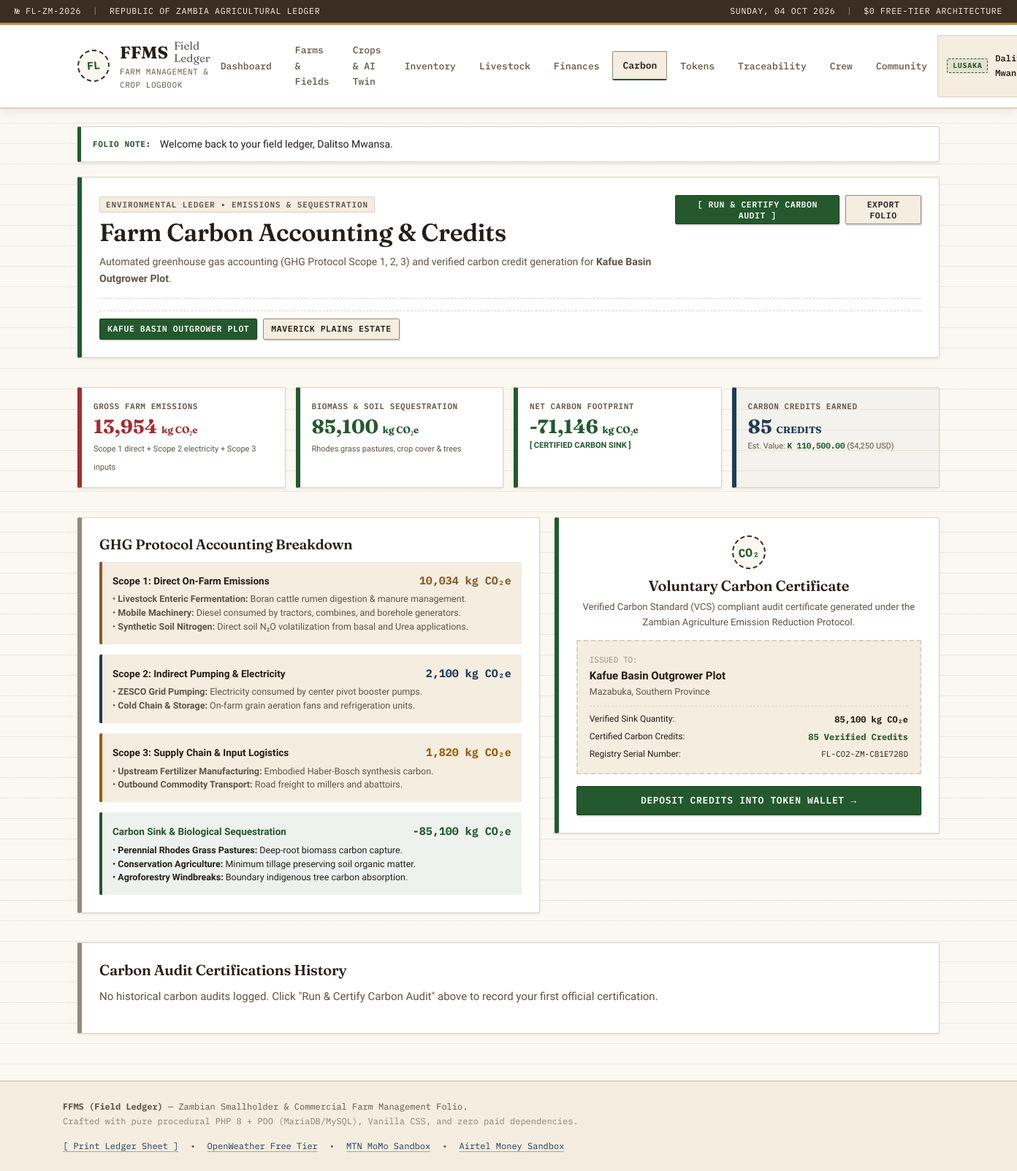
/ffms/carbon.php (signed in), run on the app's committed database.
### tables this page shows
CREATE TABLE IF NOT EXISTS `farms` (
    `id` INT AUTO_INCREMENT PRIMARY KEY,
    `user_id` INT NOT NULL,
    `farm_name` VARCHAR(150) NOT NULL,
    `location` VARCHAR(150) NOT NULL,
    `weather_city` VARCHAR(100) NULL,
    `size_hectares` DECIMAL(10,2) NOT NULL DEFAULT 0.00,
    `farm_type` ENUM('crop', 'livestock', 'mixed') NOT NULL DEFAULT 'mixed',
    `notes` TEXT NULL,
    `created_at` TIMESTAMP DEFAULT CURRENT_TIMESTAMP,
    CONSTRAINT `fk_farms_user` FOREIGN KEY (`user_id`) REFERENCES `users`(`id`) ON DELETE CASCADE
);

### ffms/carbon.php (the view, shortened to what this page needs)
<?php
require_once __DIR__ . '/includes/auth.php';
require_once __DIR__ . '/includes/helpers.php';
$user = current_user();
$user_id = $user['id'];
$stmt_f = $pdo->prepare('SELECT id, farm_name, size_hectares, location FROM farms WHERE user_id = ? ORDER BY farm_name ASC');
$stmt_f->execute([$user_id]);
$user_farms = $stmt_f->fetchAll();
$active_farm_id = isset($_GET['farm_id']) ? (int)$_GET['farm_id'] : ($user_farms[0]['id'] ?? 0);
$active_farm = null;
foreach ($user_farms as $uf) {
    if ($uf['id'] === $active_farm_id) {
        $active_farm = $uf;
        break;
    }
}
function calculate_farm_carbon_footprint(PDO $pdo, array $farm): array {
    $farm_id = (int)$farm['id'];
    $size_ha = (float)$farm['size_hectares'];
    $stmt_ls = $pdo->prepare('SELECT animal_type, quantity FROM livestock WHERE farm_id = ? AND health_status != "deceased"');
    $stmt_ls->execute([$farm_id]);
    $livestock_rows = $stmt_ls->fetchAll();
    $enteric_emissions = 0.0;
    $total_livestock_head = 0;
    foreach ($livestock_rows as $ls) {
        $qty = (int)$ls['quantity'];
        $total_livestock_head += $qty;
        $type = strtolower($ls['animal_type']);
        if (str_contains($type, 'cattle') || str_contains($type, 'cow') || str_contains($type, 'bull') || str_contains($type, 'boran')) {
            $enteric_emissions += ($qty * 1800.0);
        } elseif (str_contains($type, 'goat') || str_contains($type, 'sheep') || str_contains($type, 'boer') || str_contains($type, 'dorper')) {
            $enteric_emissions += ($qty * 120.0);
        } elseif (str_contains($type, 'poultry') || str_contains($type, 'chicken') || str_contains($type, 'broiler')) {
            $enteric_emissions += ($qty * 12.0);
        } else {
            $enteric_emissions += ($qty * 300.0);
        }
    }
    $stmt_cr = $pdo->prepare('SELECT SUM(area_hectares) as total_crop_ha FROM crops WHERE farm_id = ? AND status IN ("growing", "harvested")');
    $stmt_cr->execute([$farm_id]);
    $crop_ha = (float)($stmt_cr->fetchColumn() ?: ($size_ha * 0.6));
    $machinery_emissions = $crop_ha * 214.0;
    $stmt_inp = $pdo->prepare('SELECT SUM(cost_zmw) FROM input_purchases WHERE farm_id = ? AND category = "fertilizer"');
    $stmt_inp->execute([$farm_id]);
    $fert_spend = (float)($stmt_inp->fetchColumn() ?: 25000.0);
    $fertilizer_n2o = ($fert_spend / 800.0) * 115.0;
    $scope_1 = round($enteric_emissions + $machinery_emissions + $fertilizer_n2o, 2);
    $scope_2 = round($crop_ha * 150.0 * 0.70, 2);
    $scope_3 = round(($scope_1 + $scope_2) * 0.15, 2);
    $total_emissions = $scope_1 + $scope_2 + $scope_3;
    $pasture_ha = max(0.0, $size_ha - $crop_ha);
    $sequestration_crops = $crop_ha * 950.0;
    $sequestration_pasture = $pasture_ha * 2200.0;
    $sequestration_trees = 400 * 25.0;
    $total_sequestration = round($sequestration_crops + $sequestration_pasture + $sequestration_trees, 2);
    $net_footprint = round($total_emissions - $total_sequestration, 2);
    $credits = (int)max(0, floor($total_sequestration / 1000.0));
    return [
        'scope_1'              => $scope_1,
        'scope_2'              => $scope_2,
        'scope_3'              => $scope_3,
        'total_emissions'      => $total_emissions,
        'carbon_sequestration' => $total_sequestration,
        'net_footprint'        => $net_footprint,
        'credits_earned'       => $credits,
        'livestock_count'      => $total_livestock_head,
        'crop_ha'              => $crop_ha,
        'pasture_ha'           => $pasture_ha
    ];
}
$stmt_hist = $pdo->prepare('
    SELECT * FROM carbon_footprints
    WHERE farm_id = ?
    ORDER BY calculated_at DESC
    LIMIT 10
');
$stmt_hist->execute([$active_farm_id]);
$carbon_history = $stmt_hist->fetchAll();
$live_calc = calculate_farm_carbon_footprint($pdo, $active_farm);
$latest_audit = !empty($carbon_history) ? $carbon_history[0] : null;
$display_scope_1 = $latest_audit ? (float)$latest_audit['scope_1_emissions'] : $live_calc['scope_1'];
$display_scope_2 = $latest_audit ? (float)$latest_audit['scope_2_emissions'] : $live_calc['scope_2'];
$display_scope_3 = $latest_audit ? (float)$latest_audit['scope_3_emissions'] : $live_calc['scope_3'];
$display_seq     = $latest_audit ? (float)$latest_audit['carbon_sequestration'] : $live_calc['carbon_sequestration'];
$display_net     = $latest_audit ? (float)$latest_audit['net_footprint'] : $live_calc['net_footprint'];
$display_credits = $latest_audit ? (int)$latest_audit['credits_earned'] : $live_calc['credits_earned'];
$display_total_emissions = $display_scope_1 + $display_scope_2 + $display_scope_3;
include __DIR__ . '/includes/header.php';
?>
<div class="ledger-wrapper">
    <div class="ledger-card border-green">
        <div class="card-header-ruled">
            <div>
                <span class="folio-tag">ENVIRONMENTAL LEDGER &bull; EMISSIONS &amp; SEQUESTRATION</span>
                <h1 style="margin-top: 6px;">Farm Carbon Accounting &amp; Credits</h1>
                <p style="color: var(--ink-muted); margin-bottom: 0; font-size: 14px;">
                    Automated greenhouse gas accounting (GHG Protocol Scope 1, 2, 3) and verified carbon credit generation for <strong><?php echo sanitize($active_farm['farm_name']); ?></strong>.
                </p>
            </div>
            <div style="display: flex; gap: 8px; align-items: center;">
                <form method="POST" action="carbon.php?farm_id=<?php echo $active_farm_id; ?>">
                    <button type="submit" class="ledger-btn ledger-btn-primary ledger-btn-sm">
                        [ Run &amp; Certify Carbon Audit ]
                    </button>
                </form>
                <button class="ledger-btn ledger-btn-sm trigger-print">Export Folio</button>
            </div>
        </div>
        <div style="display: flex; gap: 8px; flex-wrap: wrap; margin-top: 14px; padding-top: 10px; border-top: 1px dashed var(--border-rule);">
            <?php foreach ($user_farms as $uf): ?>
            <a href="carbon.php?farm_id=<?php echo (int)$uf['id']; ?>" class="ledger-btn ledger-btn-sm <?php echo ($uf['id'] == $active_farm_id) ? 'ledger-btn-primary' : ''; ?>">
                <?php echo sanitize($uf['farm_name']); ?>
            </a>
            <?php endforeach; ?>
        </div>
    </div>
    <div style="display: grid; grid-template-columns: repeat(auto-fit, minmax(220px, 1fr)); gap: 14px; margin-top: 16px;">
        <div class="ledger-card border-red" style="padding: 16px;">
            <div class="kpi-label">Gross Farm Emissions</div>
            <div class="kpi-value mono" style="font-size: 1.65rem; color: var(--stamp-red);">
                <?php echo number_format($display_total_emissions); ?> <span style="font-size: 13px;">kg CO₂e</span>
            </div>
            <small style="color: var(--ink-muted); font-size: 11px;">Scope 1 direct + Scope 2 electricity + Scope 3 inputs</small>
        </div>
        <div class="ledger-card border-green" style="padding: 16px;">
            <div class="kpi-label">Biomass &amp; Soil Sequestration</div>
            <div class="kpi-value mono" style="font-size: 1.65rem; color: var(--stamp-green);">
                <?php echo number_format($display_seq); ?> <span style="font-size: 13px;">kg CO₂e</span>
            </div>
            <small style="color: var(--ink-muted); font-size: 11px;">Rhodes grass pastures, crop cover &amp; trees</small>
        </div>
        <div class="ledger-card border-<?php echo ($display_net <= 0) ? 'green' : 'amber'; ?>" style="padding: 16px;">
            <div class="kpi-label">Net Carbon Footprint</div>
            <div class="kpi-value mono" style="font-size: 1.65rem; color: <?php echo ($display_net <= 0) ? 'var(--stamp-green)' : 'var(--stamp-amber)'; ?>;">
                <?php echo number_format($display_net); ?> <span style="font-size: 13px;">kg CO₂e</span>
            </div>
            <div style="font-size: 11px; font-weight: 600; color: <?php echo ($display_net <= 0) ? 'var(--stamp-green)' : 'var(--stamp-amber)'; ?>;">
                <?php echo ($display_net <= 0) ? '[ CERTIFIED CARBON SINK ]' : '[ NET EMITTER ]'; ?>
            </div>
        </div>
        <div class="ledger-card border-navy" style="padding: 16px; background: rgba(31, 59, 88, 0.03);">
            <div class="kpi-label">Carbon Credits Earned</div>
            <div class="kpi-value mono" style="font-size: 1.65rem; color: var(--stamp-navy);">
                <?php echo number_format($display_credits); ?> <span style="font-size: 13px;">CREDITS</span>
            </div>
            <div style="font-size: 11px; color: var(--ink-muted);">
                Est. Value: <strong class="mono" style="color: var(--stamp-green);"><?php echo format_zmw($display_credits * 1300.0); ?></strong> ($<?php echo number_format($display_credits * 50); ?> USD)
            </div>
        </div>
    </div>
    <div style="display: grid; grid-template-columns: 1.2fr 1fr; gap: 20px; margin-top: 16px;">
        <div class="ledger-card">
            <h3 style="font-size: 1.2rem; margin-bottom: 12px;">GHG Protocol Accounting Breakdown</h3>
            <div style="display: flex; flex-direction: column; gap: 14px;">
                <div style="background: var(--paper-subtle); padding: 14px; border-left: 4px solid var(--stamp-ochre); border-radius: 2px;">
                    <div style="display: flex; justify-content: space-between; align-items: center; margin-bottom: 4px;">
                        <span style="font-weight: 700; font-size: 13.5px;">Scope 1: Direct On-Farm Emissions</span>
                        <strong class="mono" style="color: var(--stamp-ochre); font-size: 15px;"><?php echo number_format($display_scope_1); ?> kg CO₂e</strong>
                    </div>
                    <div style="font-size: 12.5px; color: var(--ink-muted); line-height: 1.5;">
                        • <strong>Livestock Enteric Fermentation:</strong> Boran cattle rumen digestion &amp; manure management.<br>
                        • <strong>Mobile Machinery:</strong> Diesel consumed by tractors, combines, and borehole generators.<br>
                        • <strong>Synthetic Soil Nitrogen:</strong> Direct soil N₂O volatilization from basal and Urea applications.
                    </div>
                </div>
                <div style="background: var(--paper-subtle); padding: 14px; border-left: 4px solid var(--stamp-navy); border-radius: 2px;">
                    <div style="display: flex; justify-content: space-between; align-items: center; margin-bottom: 4px;">
                        <span style="font-weight: 700; font-size: 13.5px;">Scope 2: Indirect Pumping &amp; Electricity</span>
                        <strong class="mono" style="color: var(--stamp-navy); font-size: 15px;"><?php echo number_format($display_scope_2); ?> kg CO₂e</strong>
                    </div>
                    <div style="font-size: 12.5px; color: var(--ink-muted); line-height: 1.5;">
                        • <strong>ZESCO Grid Pumping:</strong> Electricity consumed by center pivot booster pumps.<br>
                        • <strong>Cold Chain &amp; Storage:</strong> On-farm grain aeration fans and refrigeration units.
                    </div>
                </div>
                <div style="background: var(--paper-subtle); padding: 14px; border-left: 4px solid var(--stamp-amber); border-radius: 2px;">
                    <div style="display: flex; justify-content: space-between; align-items: center; margin-bottom: 4px;">
                        <span style="font-weight: 700; font-size: 13.5px;">Scope 3: Supply Chain &amp; Input Logistics</span>
                        <strong class="mono" style="color: var(--stamp-amber); font-size: 15px;"><?php echo number_format($display_scope_3); ?> kg CO₂e</strong>
                    </div>
                    <div style="font-size: 12.5px; color: var(--ink-muted); line-height: 1.5;">
                        • <strong>Upstream Fertilizer Manufacturing:</strong> Embodied Haber-Bosch synthesis carbon.<br>
                        • <strong>Outbound Commodity Transport:</strong> Road freight to millers and abattoirs.
                    </div>
                </div>
                <div style="background: rgba(35, 89, 44, 0.08); padding: 14px; border-left: 4px solid var(--stamp-green); border-radius: 2px;">
                    <div style="display: flex; justify-content: space-between; align-items: center; margin-bottom: 4px;">
                        <span style="font-weight: 700; font-size: 13.5px; color: var(--stamp-green);">Carbon Sink &amp; Biological Sequestration</span>
                        <strong class="mono" style="color: var(--stamp-green); font-size: 15px;">-<?php echo number_format($display_seq); ?> kg CO₂e</strong>
                    </div>
                    <div style="font-size: 12.5px; color: var(--ink-primary); line-height: 1.5;">
                        • <strong>Perennial Rhodes Grass Pastures:</strong> Deep-root biomass carbon capture.<br>
                        • <strong>Conservation Agriculture:</strong> Minimum tillage preserving soil organic matter.<br>
                        • <strong>Agroforestry Windbreaks:</strong> Boundary indigenous tree carbon absorption.
                    </div>
                </div>
            </div>
        </div>
        <div>
            <div class="ledger-card border-green" style="text-align: center; padding: 24px;">
                <div class="ledger-seal" style="margin: 0 auto 10px; width: 46px; height: 46px; font-size: 16px;">CO₂</div>
                <h3 style="font-size: 1.25rem; margin-bottom: 6px;">Voluntary Carbon Certificate</h3>
                <p style="font-size: 13px; color: var(--ink-muted); margin-bottom: 14px;">
                    Verified Carbon Standard (VCS) compliant audit certificate generated under the Zambian Agriculture Emission Reduction Protocol.
                </p>
                <div style="background: var(--paper-subtle); border: 2px dashed var(--border-rule); padding: 16px; margin-bottom: 16px; text-align: left;">
                    <div style="font-size: 11px; color: var(--ink-faint);" class="mono">ISSUED TO:</div>
                    <div style="font-weight: 700; font-size: 15px;"><?php echo sanitize($active_farm['farm_name']); ?></div>
                    <div style="font-size: 12.5px; color: var(--ink-muted); margin-bottom: 8px;"><?php echo sanitize($active_farm['location']); ?></div>
                    <div style="display: flex; justify-content: space-between; border-top: 1px dashed var(--border-rule); padding-top: 8px; font-size: 12px;">
                        <span>Verified Sink Quantity:</span>
                        <strong class="mono"><?php echo number_format($display_seq); ?> kg CO₂e</strong>
                    </div>
                    <div style="display: flex; justify-content: space-between; padding-top: 4px; font-size: 12px;">
                        <span>Certified Carbon Credits:</span>
                        <strong class="mono" style="color: var(--stamp-green);"><?php echo $display_credits; ?> Verified Credits</strong>
                    </div>
                    <div style="display: flex; justify-content: space-between; padding-top: 4px; font-size: 12px;">
                        <span>Registry Serial Number:</span>
                        <span class="mono" style="font-size: 11px;">FL-CO2-ZM-<?php echo strtoupper(substr(md5((string)$active_farm_id), 0, 8)); ?></span>
                    </div>
                </div>
                <a href="tokens.php" class="ledger-btn ledger-btn-primary" style="width: 100%; display: block; text-align: center; text-decoration: none;">
                    Deposit Credits into Token Wallet &rarr;
                </a>
            </div>
        </div>
    </div>
    <div class="ledger-card" style="margin-top: 16px;">
        <h3 style="font-size: 1.25rem; margin-bottom: 12px;">Carbon Audit Certifications History</h3>
        <?php if (empty($carbon_history)): ?>
        <p style="color: var(--ink-muted);">No historical carbon audits logged. Click "Run &amp; Certify Carbon Audit" above to record your first official certification.</p>
        <?php endif; ?>
    </div>
</div>
<?php include __DIR__ . '/includes/footer.php'; ?>

### data on the page
farms: farm_name "Kafue Basin Outgrower Plot", farm_name "KAFUE BASIN OUTGROWER PLOT", location "Mazabuka, Southern Province", id "C81E728D"
farms: farm_name "MAVERICK PLAINS ESTATE"

### other printed values
$user['location_district'] "LUSAKA"
$f['message'] "Welcome back to your field ledger, Dalitso Mwansa."
$display_total_emissions "13,954"
$display_seq "85,100"
$display_net "-71,146"
$display_credits "85"
format_zmw($display_credits * 1300.0) "K 110,500.00"
$display_credits * 50 "4,250"
$display_scope_1 "10,034"
$display_scope_2 "2,100"
$display_scope_3 "1,820"
